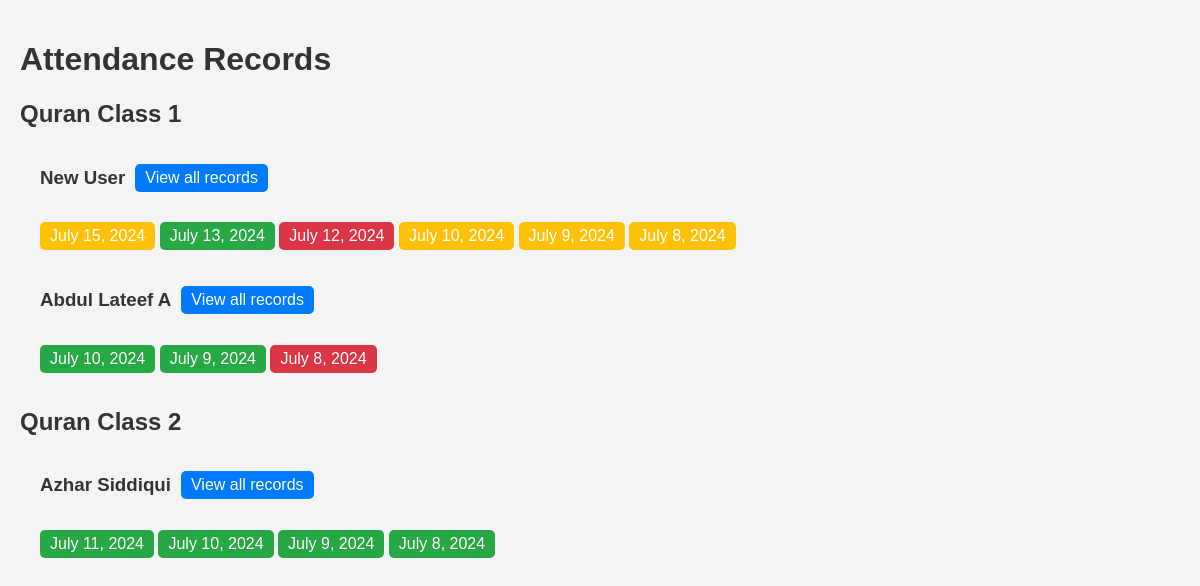
Page /attendance/ (signed in) on the earlier database version.
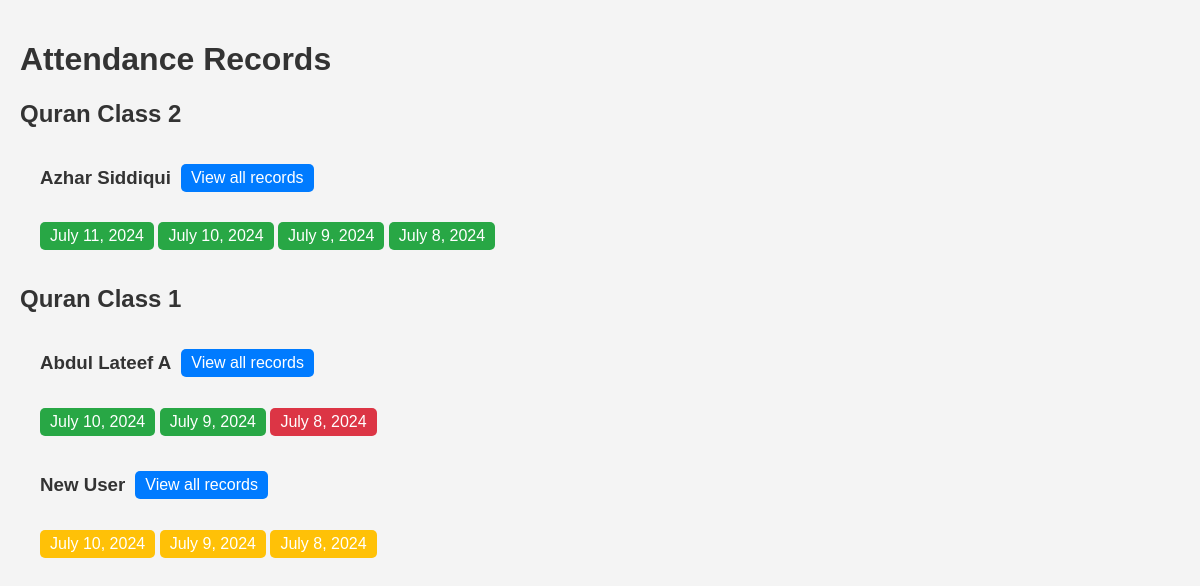
Same page on the later database version.
### accounts/models.py (models this page shows, shortened)
class ClassName(models.Model):
    QAIDAH = 'qaidah'
    QURAN_READING = 'quran_reading'
    HIFZ = 'hifz'
    NA = 'na'
    BOOK_CHOICES = [
        (QAIDAH, 'Qaidah'),
        (QURAN_READING, 'Quran Reading'),
        (HIFZ, 'Hifz'),
        (NA, 'N/A'),
    ]
    name = models.CharField(max_length=100)
    teacher = models.ForeignKey('Profile', on_delete=models.SET_NULL, null=True,
                                limit_choices_to={'user_type__in': ['admin_teacher', 'regular_teacher']})
    book = models.CharField(max_length=20, choices=BOOK_CHOICES, default=NA)
    created_at = models.DateTimeField(auto_now_add=True)
    class Meta:
        verbose_name = "Class"
        verbose_name_plural = "Classes"

class Profile(models.Model):
    ADMIN_TEACHER = 'admin_teacher'
    REGULAR_TEACHER = 'regular_teacher'
    STUDENT = 'student'
    WAITING_LIST = 'waiting_list'
    USER_TYPE_CHOICES = [
        (ADMIN_TEACHER, 'Admin Teacher'),
        (REGULAR_TEACHER, 'Regular Teacher'),
        (STUDENT, 'Student'),
        (WAITING_LIST, 'Waiting List'),
    ]
    user = models.OneToOneField(User, on_delete=models.CASCADE)
    user_type = models.CharField(max_length=20, choices=USER_TYPE_CHOICES, default=WAITING_LIST)
    class_name = models.ForeignKey(ClassName, on_delete=models.SET_NULL, null=True,blank=True, related_name='students')
    class Meta:
        verbose_name = "Profile"
        verbose_name_plural = "Profiles"

### attendance/models.py (models this page shows, shortened)
class Attendance(models.Model):
    ATTENDANCE_CHOICES = [
        ('P', 'Present'),
        ('A', 'Absent'),
        ('L', 'Late'),
    ]
    profile = models.ForeignKey(Profile, on_delete=models.CASCADE, related_name='attendance_records')
    date = models.DateField()
    status = models.CharField(max_length=1, choices=ATTENDANCE_CHOICES)
    reason = models.CharField(max_length=100, null=True, blank=True)
    class Meta:
        constraints = [
            models.UniqueConstraint(fields=['profile', 'date'], name='unique_profile'),
        ]

### attendance/views.py (the view)
# urls.py: path('', AttendanceListView.as_view(), name='attendance-list'),
class AttendanceListView(LoginRequiredMixin, ListView):
    model = Attendance
    template_name = 'attendance/attendance_list.html'
    context_object_name = 'attendance_records'
    def get_queryset(self):
        user_profile = self.request.user.profile
        if user_profile.user_type == 'admin_teacher':
            return Attendance.objects.all().order_by('-date')
        elif user_profile.user_type == 'regular_teacher':
            return Attendance.objects.filter(profile__class_name__teacher=user_profile).order_by('-date')
        else:
            return Attendance.objects.none()
    def get_context_data(self, **kwargs):
        context = super().get_context_data(**kwargs)
        attendance_records = self.get_queryset().select_related('profile', 'profile__class_name')
        classes = {}
        for record in attendance_records:
            class_name = record.profile.class_name
            if class_name not in classes:
                classes[class_name] = {}
            if record.profile not in classes[class_name]:
                classes[class_name][record.profile] = []
            classes[class_name][record.profile].append(record)
        context['classes'] = classes
        return context

### attendance/templates/attendance/attendance_list.html (shortened to what this page needs)
<!DOCTYPE html>
<html lang="en">
<head>
</head>
<body>
    <h1>Attendance Records</h1>
    {% for class_name, students in classes.items %}
        <div class="class-section">
            <h2>{{ class_name.name }}</h2>
            {% for student, records in students.items %}
                <div class="student-section">
                    <div class="student-header">
                        <h3 class="student-name">{{ student.user.first_name }} {{ student.user.last_name }}</h3>
                        <a href="{% url 'attendance-detail' profile_id=student.id %}" class="view-records-button">
                            View all records
                        </a>
                    </div>
                    <ul>
                        {% for record in records %}
                            <li>
                                <div class="record-item {{ record.get_status_display|lower }}">
                                    {{ record.date }}
                                </div>
                            </li>
                        {% endfor %}
                    </ul>
                </div>
            {% endfor %}
        </div>
    {% endfor %}
</body>
</html>

Differences in the rows shown:
removed Attendance: date "July 15, 2024", status "L" (drawn), shown under Profile "New"
removed Attendance: date "July 13, 2024", shown under Profile "New"
removed Attendance: date "July 12, 2024", status "A" (drawn), shown under Profile "New"
shown differently, row unchanged: ClassName "Quran Class 2": moves up the list
shown differently, row unchanged: Profile "Abdul Lateef": moves up the list
